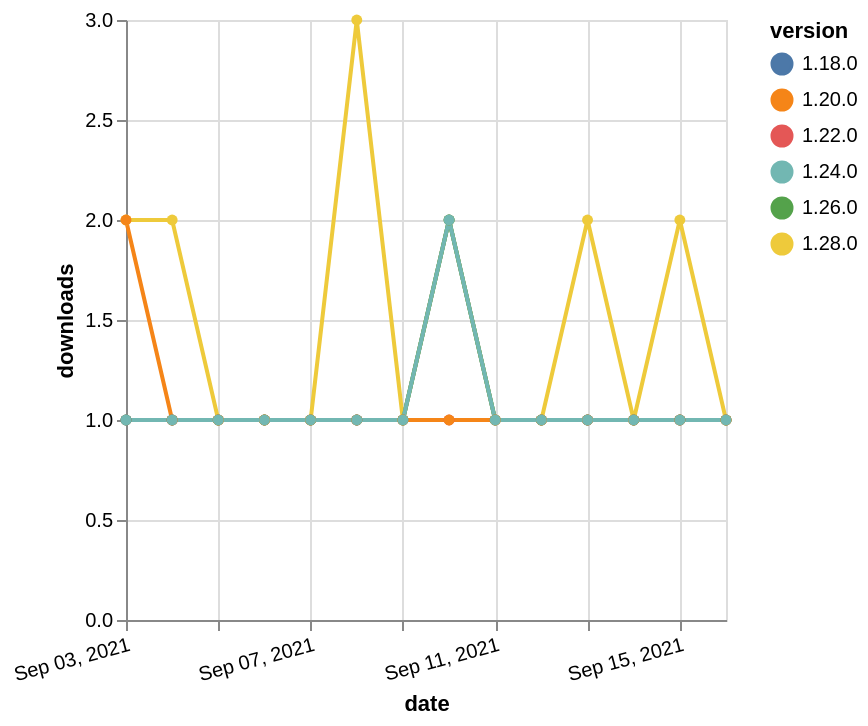

Describe this chart as a Vega-Lite specification.
### Vega-Lite specification from a JSON file in a GitHub repository (floating-point values rounded to 4 significant figures)
{"$schema": "https://vega.github.io/schema/vega-lite/v5.json", "description": "A simple bar chart with embedded data.", "data": {"values": [{"date": "2021-09-03", "total": 219, "delta": 1, "version": "1.18.0"}, {"date": "2021-09-04", "total": 220, "delta": 1, "version": "1.18.0"}, {"date": "2021-09-05", "total": 221, "delta": 1, "version": "1.18.0"}, {"date": "2021-09-06", "total": 222, "delta": 1, "version": "1.18.0"}, {"date": "2021-09-07", "total": 223, "delta": 1, "version": "1.18.0"}, {"date": "2021-09-08", "total": 224, "delta": 1, "version": "1.18.0"}, {"date": "2021-09-09", "total": 225, "delta": 1, "version": "1.18.0"}, {"date": "2021-09-10", "total": 227, "delta": 2, "version": "1.18.0"}, {"date": "2021-09-11", "total": 228, "delta": 1, "version": "1.18.0"}, {"date": "2021-09-12", "total": 229, "delta": 1, "version": "1.18.0"}, {"date": "2021-09-13", "total": 230, "delta": 1, "version": "1.18.0"}, {"date": "2021-09-14", "total": 231, "delta": 1, "version": "1.18.0"}, {"date": "2021-09-15", "total": 232, "delta": 1, "version": "1.18.0"}, {"date": "2021-09-16", "total": 233, "delta": 1, "version": "1.18.0"}, {"date": "2021-09-03", "total": 171, "delta": 1, "version": "1.22.0"}, {"date": "2021-09-04", "total": 172, "delta": 1, "version": "1.22.0"}, {"date": "2021-09-05", "total": 173, "delta": 1, "version": "1.22.0"}, {"date": "2021-09-06", "total": 174, "delta": 1, "version": "1.22.0"}, {"date": "2021-09-07", "total": 175, "delta": 1, "version": "1.22.0"}, {"date": "2021-09-08", "total": 176, "delta": 1, "version": "1.22.0"}, {"date": "2021-09-09", "total": 177, "delta": 1, "version": "1.22.0"}, {"date": "2021-09-10", "total": 178, "delta": 1, "version": "1.22.0"}, {"date": "2021-09-11", "total": 179, "delta": 1, "version": "1.22.0"}, {"date": "2021-09-12", "total": 180, "delta": 1, "version": "1.22.0"}, {"date": "2021-09-13", "total": 181, "delta": 1, "version": "1.22.0"}, {"date": "2021-09-14", "total": 182, "delta": 1, "version": "1.22.0"}, {"date": "2021-09-15", "total": 183, "delta": 1, "version": "1.22.0"}, {"date": "2021-09-16", "total": 184, "delta": 1, "version": "1.22.0"}, {"date": "2021-09-03", "total": 116, "delta": 2, "version": "1.28.0"}, {"date": "2021-09-04", "total": 118, "delta": 2, "version": "1.28.0"}, {"date": "2021-09-05", "total": 119, "delta": 1, "version": "1.28.0"}, {"date": "2021-09-06", "total": 120, "delta": 1, "version": "1.28.0"}, {"date": "2021-09-07", "total": 121, "delta": 1, "version": "1.28.0"}, {"date": "2021-09-08", "total": 124, "delta": 3, "version": "1.28.0"}, {"date": "2021-09-09", "total": 125, "delta": 1, "version": "1.28.0"}, {"date": "2021-09-10", "total": 127, "delta": 2, "version": "1.28.0"}, {"date": "2021-09-11", "total": 128, "delta": 1, "version": "1.28.0"}, {"date": "2021-09-12", "total": 129, "delta": 1, "version": "1.28.0"}, {"date": "2021-09-13", "total": 131, "delta": 2, "version": "1.28.0"}, {"date": "2021-09-14", "total": 132, "delta": 1, "version": "1.28.0"}, {"date": "2021-09-15", "total": 134, "delta": 2, "version": "1.28.0"}, {"date": "2021-09-16", "total": 135, "delta": 1, "version": "1.28.0"}, {"date": "2021-09-03", "total": 171, "delta": 1, "version": "1.26.0"}, {"date": "2021-09-04", "total": 172, "delta": 1, "version": "1.26.0"}, {"date": "2021-09-05", "total": 173, "delta": 1, "version": "1.26.0"}, {"date": "2021-09-06", "total": 174, "delta": 1, "version": "1.26.0"}, {"date": "2021-09-07", "total": 175, "delta": 1, "version": "1.26.0"}, {"date": "2021-09-08", "total": 176, "delta": 1, "version": "1.26.0"}, {"date": "2021-09-09", "total": 177, "delta": 1, "version": "1.26.0"}, {"date": "2021-09-10", "total": 179, "delta": 2, "version": "1.26.0"}, {"date": "2021-09-11", "total": 180, "delta": 1, "version": "1.26.0"}, {"date": "2021-09-12", "total": 181, "delta": 1, "version": "1.26.0"}, {"date": "2021-09-13", "total": 182, "delta": 1, "version": "1.26.0"}, {"date": "2021-09-14", "total": 183, "delta": 1, "version": "1.26.0"}, {"date": "2021-09-15", "total": 184, "delta": 1, "version": "1.26.0"}, {"date": "2021-09-16", "total": 185, "delta": 1, "version": "1.26.0"}, {"date": "2021-09-03", "total": 173, "delta": 2, "version": "1.20.0"}, {"date": "2021-09-04", "total": 174, "delta": 1, "version": "1.20.0"}, {"date": "2021-09-05", "total": 175, "delta": 1, "version": "1.20.0"}, {"date": "2021-09-06", "total": 176, "delta": 1, "version": "1.20.0"}, {"date": "2021-09-07", "total": 177, "delta": 1, "version": "1.20.0"}, {"date": "2021-09-08", "total": 178, "delta": 1, "version": "1.20.0"}, {"date": "2021-09-09", "total": 179, "delta": 1, "version": "1.20.0"}, {"date": "2021-09-10", "total": 180, "delta": 1, "version": "1.20.0"}, {"date": "2021-09-11", "total": 181, "delta": 1, "version": "1.20.0"}, {"date": "2021-09-12", "total": 182, "delta": 1, "version": "1.20.0"}, {"date": "2021-09-13", "total": 183, "delta": 1, "version": "1.20.0"}, {"date": "2021-09-14", "total": 184, "delta": 1, "version": "1.20.0"}, {"date": "2021-09-15", "total": 185, "delta": 1, "version": "1.20.0"}, {"date": "2021-09-16", "total": 186, "delta": 1, "version": "1.20.0"}, {"date": "2021-09-03", "total": 141, "delta": 1, "version": "1.24.0"}, {"date": "2021-09-04", "total": 142, "delta": 1, "version": "1.24.0"}, {"date": "2021-09-05", "total": 143, "delta": 1, "version": "1.24.0"}, {"date": "2021-09-06", "total": 144, "delta": 1, "version": "1.24.0"}, {"date": "2021-09-07", "total": 145, "delta": 1, "version": "1.24.0"}, {"date": "2021-09-08", "total": 146, "delta": 1, "version": "1.24.0"}, {"date": "2021-09-09", "total": 147, "delta": 1, "version": "1.24.0"}, {"date": "2021-09-10", "total": 149, "delta": 2, "version": "1.24.0"}, {"date": "2021-09-11", "total": 150, "delta": 1, "version": "1.24.0"}, {"date": "2021-09-12", "total": 151, "delta": 1, "version": "1.24.0"}, {"date": "2021-09-13", "total": 152, "delta": 1, "version": "1.24.0"}, {"date": "2021-09-14", "total": 153, "delta": 1, "version": "1.24.0"}, {"date": "2021-09-15", "total": 154, "delta": 1, "version": "1.24.0"}, {"date": "2021-09-16", "total": 155, "delta": 1, "version": "1.24.0"}]}, "width": "container", "mark": {"type": "line", "point": {"filled": true}}, "encoding": {"x": {"field": "date", "type": "temporal", "timeUnit": "yearmonthdate", "title": "date", "axis": {"labelAngle": -15}}, "y": {"field": "delta", "type": "quantitative", "title": "downloads"}, "color": {"field": "version", "type": "nominal"}, "tooltip": {"field": "delta"}}}
